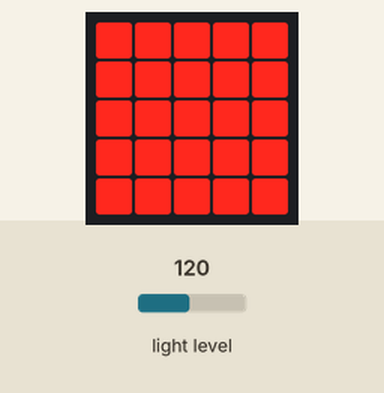
The program below on a simulated BBC micro:bit (MakeCode). Parts: the board's 5×5 LED display. The test bench sets the inputs (shaded band); at power-on: light level 120.

Above: at 1.2 s.
1.3 s: light level set to 196
2.8 s: light level set to 204
At 4.1 s:
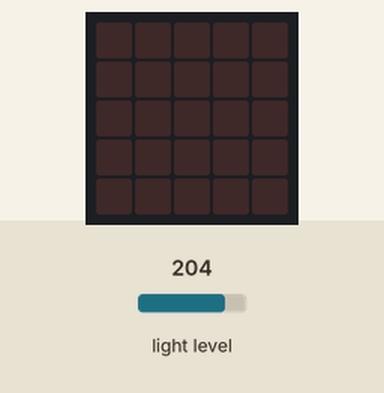
4.4 s: light level set to 5
At 5.6 s:
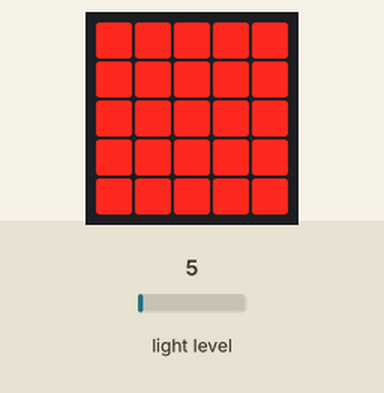
5.9 s: light level set to 250
At 7.5 s:
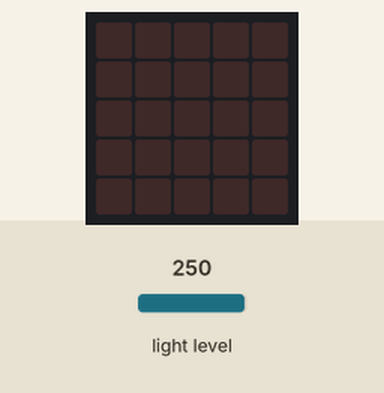
Timing chart, 0 to 8.5 s (numbered marks = the images above; inputs shaded):
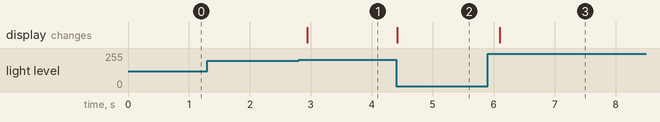

The program:

main.ts
```typescript
basic.forever(function () {
    if (input.lightLevel() < 200) {
        basic.showLeds(`
            # # # # #
            # # # # #
            # # # # #
            # # # # #
            # # # # #
            `)
    } else {
        basic.clearScreen()
    }
})
```

test.ts
```typescript
// aquí va el archivo "tests"; esto no se compilará cuando este paquete se utilice como una extensión.
```

Measured:
- the behaviour switches between 199 and 200 on light level (found by bisection; images 0 and 1)
- after the input at 1.3 s, every drawn part: stays the same
- after the input at 2.8 s, the display: changes after 0.14 s (image 1)
- after the input at 4.4 s, the display: changes at once (image 2)
- after the input at 5.9 s, the display: changes after 0.20 s (image 3)
